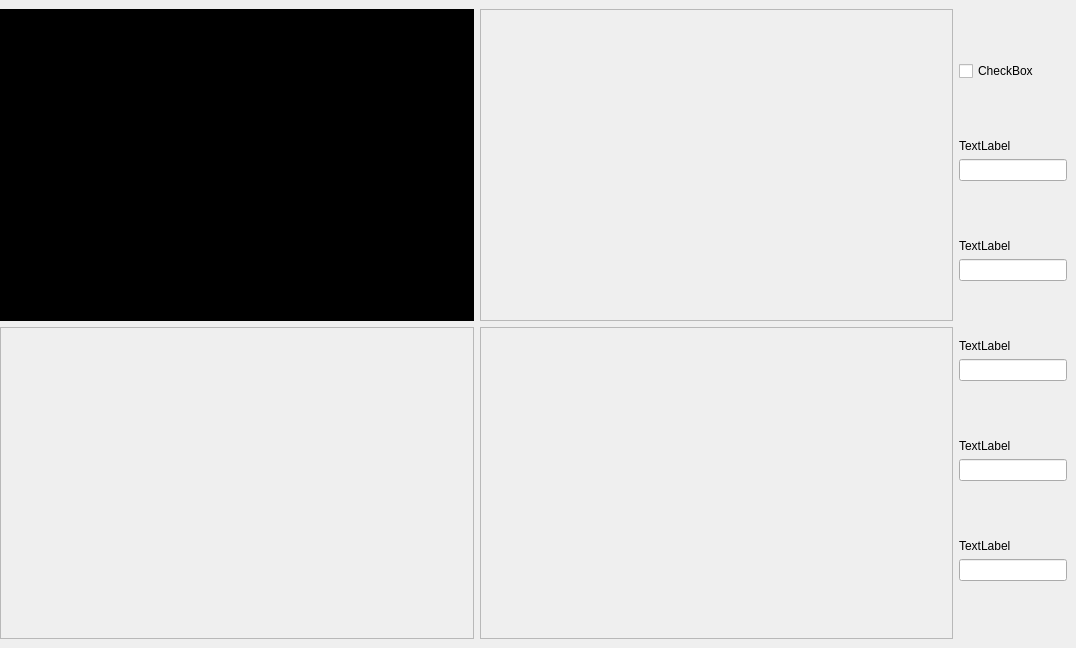
<?xml version="1.0" encoding="UTF-8"?>
<ui version="4.0">
 <class>MainWindow</class>
 <widget class="QMainWindow" name="MainWindow">
  <property name="geometry">
   <rect>
    <x>0</x>
    <y>0</y>
    <width>1076</width>
    <height>648</height>
   </rect>
  </property>
  <property name="minimumSize">
   <size>
    <width>0</width>
    <height>0</height>
   </size>
  </property>
  <property name="windowTitle">
   <string>MainWindow</string>
  </property>
  <widget class="QWidget" name="centralwidget">
   <property name="autoFillBackground">
    <bool>false</bool>
   </property>
   <layout class="QHBoxLayout" name="horizontalLayout">
    <property name="leftMargin">
     <number>0</number>
    </property>
    <item>
     <layout class="QHBoxLayout" name="horizontalLayout_2" stretch="2,2,1">
      <item>
       <layout class="QVBoxLayout" name="verticalLayout_2">
        <item>
         <layout class="QVBoxLayout" name="verticalLayout_5">
          <item>
           <widget class="QFrame" name="frame">
            <property name="styleSheet">
             <string notr="true">background-color: rgb(0, 0, 0);</string>
            </property>
            <property name="frameShape">
             <enum>QFrame::StyledPanel</enum>
            </property>
            <property name="frameShadow">
             <enum>QFrame::Raised</enum>
            </property>
           </widget>
          </item>
         </layout>
        </item>
        <item>
         <layout class="QVBoxLayout" name="verticalLayout_6">
          <item>
           <widget class="QFrame" name="frame_3">
            <property name="frameShape">
             <enum>QFrame::StyledPanel</enum>
            </property>
            <property name="frameShadow">
             <enum>QFrame::Raised</enum>
            </property>
           </widget>
          </item>
         </layout>
        </item>
       </layout>
      </item>
      <item>
       <layout class="QVBoxLayout" name="verticalLayout">
        <item>
         <layout class="QVBoxLayout" name="verticalLayout_3">
          <item>
           <widget class="QFrame" name="frame_2">
            <property name="frameShape">
             <enum>QFrame::StyledPanel</enum>
            </property>
            <property name="frameShadow">
             <enum>QFrame::Raised</enum>
            </property>
           </widget>
          </item>
         </layout>
        </item>
        <item>
         <layout class="QVBoxLayout" name="verticalLayout_4">
          <item>
           <widget class="QFrame" name="frame_4">
            <property name="frameShape">
             <enum>QFrame::StyledPanel</enum>
            </property>
            <property name="frameShadow">
             <enum>QFrame::Raised</enum>
            </property>
           </widget>
          </item>
         </layout>
        </item>
       </layout>
      </item>
      <item>
       <layout class="QVBoxLayout" name="verticalLayout_7">
        <item>
         <layout class="QVBoxLayout" name="verticalLayout_10">
          <item>
           <widget class="QCheckBox" name="checkBox">
            <property name="text">
             <string>CheckBox</string>
            </property>
           </widget>
          </item>
         </layout>
        </item>
        <item>
         <layout class="QVBoxLayout" name="verticalLayout_11">
          <item>
           <widget class="QLabel" name="label">
            <property name="sizePolicy">
             <sizepolicy hsizetype="Fixed" vsizetype="Fixed">
              <horstretch>0</horstretch>
              <verstretch>0</verstretch>
             </sizepolicy>
            </property>
            <property name="text">
             <string>TextLabel</string>
            </property>
           </widget>
          </item>
          <item>
           <widget class="QLineEdit" name="lineEdit">
            <property name="enabled">
             <bool>true</bool>
            </property>
            <property name="sizePolicy">
             <sizepolicy hsizetype="Fixed" vsizetype="Fixed">
              <horstretch>0</horstretch>
              <verstretch>0</verstretch>
             </sizepolicy>
            </property>
            <property name="minimumSize">
             <size>
              <width>0</width>
              <height>0</height>
             </size>
            </property>
            <property name="layoutDirection">
             <enum>Qt::LeftToRight</enum>
            </property>
            <property name="frame">
             <bool>true</bool>
            </property>
           </widget>
          </item>
         </layout>
        </item>
        <item>
         <layout class="QVBoxLayout" name="verticalLayout_12">
          <item>
           <widget class="QLabel" name="label_2">
            <property name="sizePolicy">
             <sizepolicy hsizetype="Fixed" vsizetype="Fixed">
              <horstretch>0</horstretch>
              <verstretch>0</verstretch>
             </sizepolicy>
            </property>
            <property name="text">
             <string>TextLabel</string>
            </property>
           </widget>
          </item>
          <item>
           <widget class="QLineEdit" name="lineEdit_2">
            <property name="sizePolicy">
             <sizepolicy hsizetype="Fixed" vsizetype="Fixed">
              <horstretch>0</horstretch>
              <verstretch>0</verstretch>
             </sizepolicy>
            </property>
           </widget>
          </item>
         </layout>
        </item>
        <item>
         <layout class="QVBoxLayout" name="verticalLayout_13">
          <item>
           <widget class="QLabel" name="label_3">
            <property name="sizePolicy">
             <sizepolicy hsizetype="Fixed" vsizetype="Fixed">
              <horstretch>0</horstretch>
              <verstretch>0</verstretch>
             </sizepolicy>
            </property>
            <property name="text">
             <string>TextLabel</string>
            </property>
           </widget>
          </item>
          <item>
           <widget class="QLineEdit" name="lineEdit_3">
            <property name="sizePolicy">
             <sizepolicy hsizetype="Fixed" vsizetype="Fixed">
              <horstretch>0</horstretch>
              <verstretch>0</verstretch>
             </sizepolicy>
            </property>
           </widget>
          </item>
         </layout>
        </item>
        <item>
         <layout class="QVBoxLayout" name="verticalLayout_8">
          <item>
           <widget class="QLabel" name="label_4">
            <property name="sizePolicy">
             <sizepolicy hsizetype="Fixed" vsizetype="Fixed">
              <horstretch>0</horstretch>
              <verstretch>0</verstretch>
             </sizepolicy>
            </property>
            <property name="text">
             <string>TextLabel</string>
            </property>
           </widget>
          </item>
          <item>
           <widget class="QLineEdit" name="lineEdit_4">
            <property name="sizePolicy">
             <sizepolicy hsizetype="Fixed" vsizetype="Fixed">
              <horstretch>0</horstretch>
              <verstretch>0</verstretch>
             </sizepolicy>
            </property>
           </widget>
          </item>
         </layout>
        </item>
        <item>
         <layout class="QVBoxLayout" name="verticalLayout_9">
          <item>
           <widget class="QLabel" name="label_5">
            <property name="sizePolicy">
             <sizepolicy hsizetype="Fixed" vsizetype="Fixed">
              <horstretch>0</horstretch>
              <verstretch>0</verstretch>
             </sizepolicy>
            </property>
            <property name="text">
             <string>TextLabel</string>
            </property>
           </widget>
          </item>
          <item>
           <widget class="QLineEdit" name="lineEdit_5">
            <property name="sizePolicy">
             <sizepolicy hsizetype="Fixed" vsizetype="Fixed">
              <horstretch>0</horstretch>
              <verstretch>0</verstretch>
             </sizepolicy>
            </property>
           </widget>
          </item>
         </layout>
        </item>
       </layout>
      </item>
     </layout>
    </item>
   </layout>
  </widget>
 </widget>
 <resources/>
 <connections/>
</ui>
